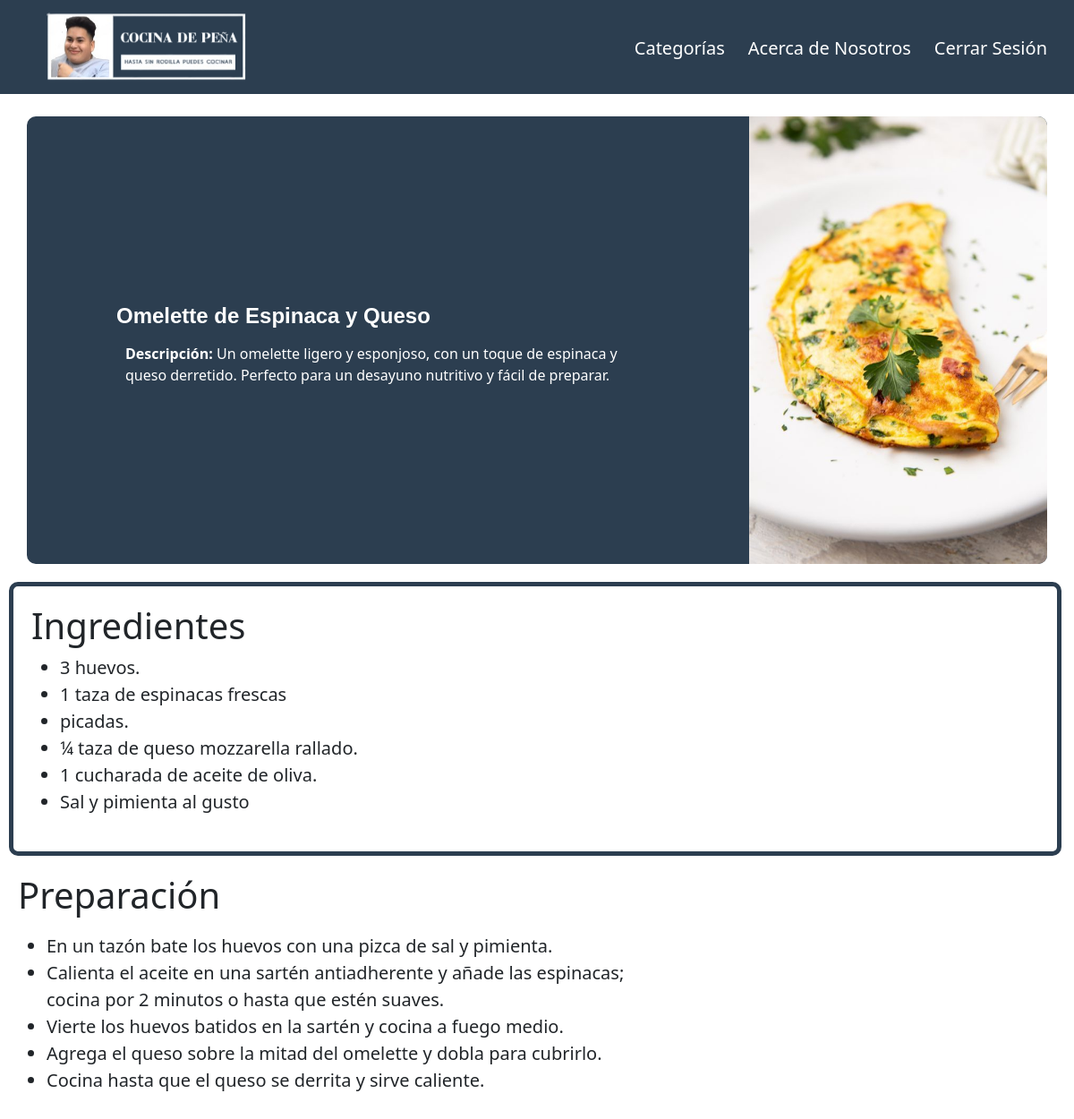
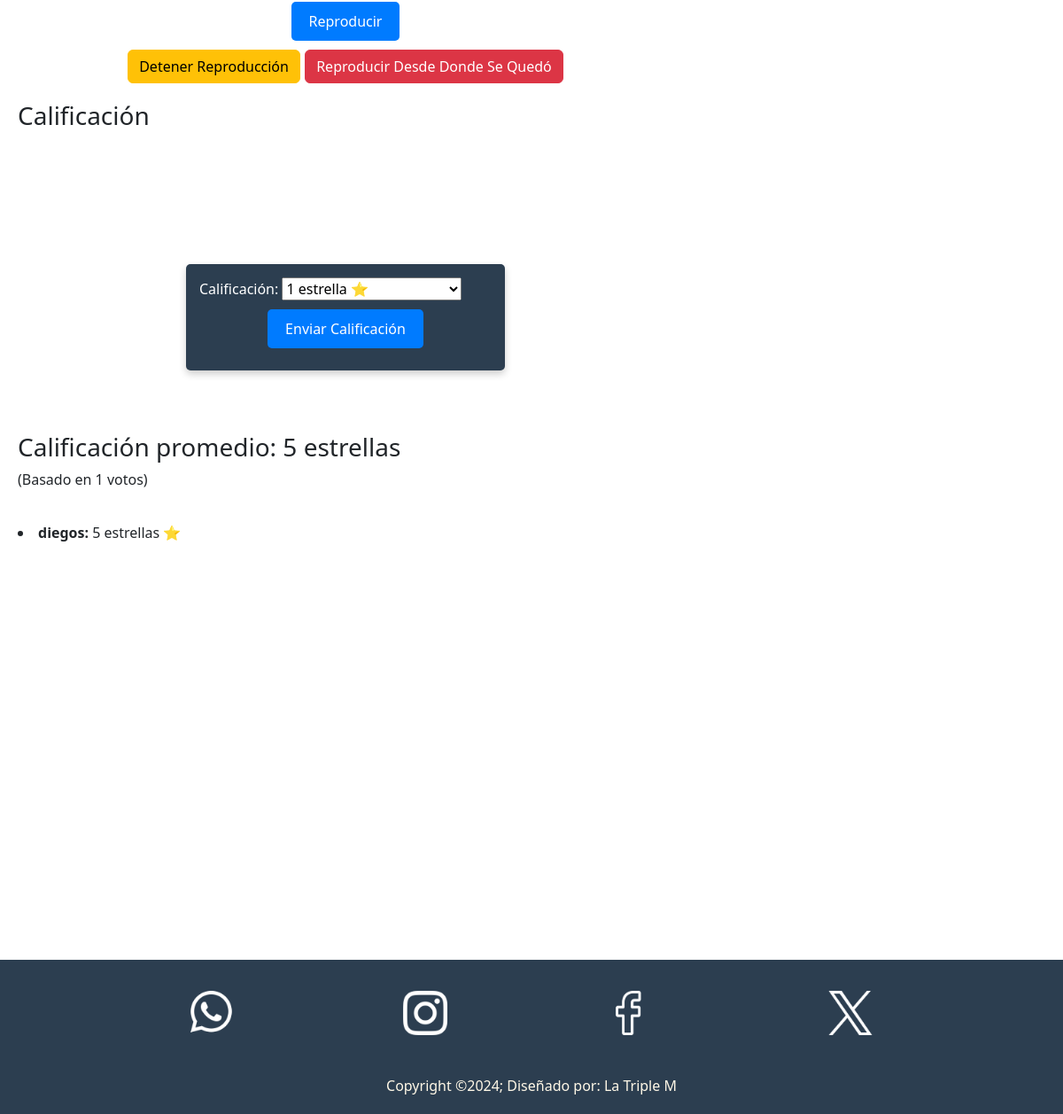
The app's page /receta.php?id=6 (signed in) with its own data (2 pictures, top to bottom).
### tables this page shows
CREATE TABLE `recetas` (
  `id` int(11) NOT NULL,
  `img` varchar(255) NOT NULL,
  `nombre` varchar(100) NOT NULL,
  `micro` varchar(250) NOT NULL,
  `categorias` varchar(255) DEFAULT NULL,
  `preparacion` text NOT NULL,
  `ingredientes` text NOT NULL,
  `calificacion_promedio` float DEFAULT 0,
  `numero_votos` int(11) DEFAULT 0
);

CREATE TABLE `votos` (
  `id` int(11) NOT NULL,
  `id_usuario` varchar(255) NOT NULL,
  `id_receta` int(11) NOT NULL,
  `calificacion` int(1) NOT NULL CHECK (`calificacion` between 1 and 5)
);

CREATE TABLE `usuario` (
  `email` varchar(255) NOT NULL,
  `contraseña` varchar(200) NOT NULL,
  `usuario` varchar(150) DEFAULT NULL
);

### receta.php (the view, shortened to what this page needs)
<?php
$servername = "localhost";
$username = "root";
$password = "";
$dbname = "cocina";
$mysqli = new mysqli($servername, $username, $password, $dbname);
$receta_id = isset($_GET['id']) ? (int)$_GET['id'] : 0;
$sql = "SELECT * FROM recetas WHERE id = ?";
$stmt = $mysqli->prepare($sql);
$stmt->bind_param("i", $receta_id);
$stmt->execute();
$result = $stmt->get_result();
if ($row = $result->fetch_assoc()):
?>
<!DOCTYPE html>
<html lang="en">
<head>
    <link href="https://cdn.jsdelivr.net/npm/bootstrap@5.3.0-alpha1/dist/css/bootstrap.min.css" rel="stylesheet">
    <link rel="stylesheet" href="css/styles.css">
</head>
<body>
    <header>
        <nav class="navbar navbar-expand-lg navbar-dark bg-dark">
            <div class="container-fluid">
                <a class="navbar-brand" href="index.php"><img src="img/logos/10.png" alt="Logo"></a>
                <div class="collapse navbar-collapse" id="navbarNav">
                    <ul class="navbar-nav ms-auto">
                        <li class="nav-item"><a class="nav-link" href="pages/categorias.php">Categorías</a></li>
                        <li class="nav-item"><a class="nav-link" href="pages/nosotros.php">Acerca de Nosotros</a></li>
                        <?php
                        if (!isset($_SESSION['usuario_id'])) {
                            echo '
                            <li class="nav-item">
                                <a class="nav-link" href="paginas php/registro.html">Registrarse</a>
                            </li>
                            <li class="nav-item">
                                <a class="nav-link" href="paginas php/login.html">Iniciar Sesión</a>
                            </li>';
                        } else {
                            echo '
                            <li class="nav-item">
                                <a class="nav-link" href="paginas php/php/logout.php">Cerrar Sesión</a>
                            </li>';
                        }
                        ?>
                    </ul>
                </div>
            </div>
        </nav>
    </header>
    <main>
        <div class="contenedor_receta">
            <div class="texto" id="titulo">
                <h1 class="card-title"><?= htmlspecialchars($row['nombre']) ?></h1>
                <p class="card-text"><strong>Descripción: </strong><?= htmlspecialchars($row['micro']) ?></p>
            </div>
            <?php if (!empty($row['img'])): ?>
                <img src="<?= htmlspecialchars($row['img']) ?>" alt="Imagen de la receta" class="img-fluid">
            <?php else: ?>
                <p>No hay imagen disponible</p>
            <?php endif; ?>
        </div>
        <div class="contenedor_ingredientes" id="ingredientes">
            <h1>Ingredientes</h1>
            <div class="ingredientes">
                <div class="overflow-auto" style="height: 200px;">
                    <ul id="scrollspyHeading1">
                        <?php
                        $ingredientes = explode(',', $row['ingredientes']);
                        foreach ($ingredientes as $ingrediente): ?>
                            <li><?= htmlspecialchars(trim($ingrediente)) ?></li>
                        <?php endforeach; ?>
                    </ul>
                </div>
            </div>
        </div>
        <div class="Contendor_Preparacion" id="preparacion">
            <h1>Preparación</h1>
            <div class="paso_de_preparacion">
                <ul>
                    <?php
                    $preparaciones = explode(',', $row['preparacion']);
                    foreach ($preparaciones as $preparacion): ?>
                        <li><?= htmlspecialchars(trim($preparacion)) ?></li>
                    <?php endforeach; ?>
                </ul>
                <div class="botones">
                    <button type="button" class="btn btn-primary" id="leer">Reproducir</button>
                    <button type="button" class="btn btn-warning" id="detener">Detener Reproducción</button>
                    <button type="button" class="btn btn-danger" id="reproducir">Reproducir Desde Donde Se Quedó</button>
                </div>
            </div>
        <div class="calificacion">
            <h3>Calificación</h3>
            <?php if (isset($_SESSION['usuario_id'])): ?>
                <?php
                $usuario_id = $_SESSION['usuario_id'];
                $check_query = "SELECT calificacion FROM votos WHERE id_usuario = ? AND id_receta = ?";
                $check_stmt = $mysqli->prepare($check_query);
                $check_stmt->bind_param("si", $usuario_id, $receta_id);
                $check_stmt->execute();
                $voto_result = $check_stmt->get_result();
                ?>
                <?php if ($voto_result->num_rows > 0): ?>
                    <p>Ya has calificado esta receta.</p>
                    <form action="paginas php/php/eliminar_voto.php" method="post">
                        <input type="hidden" name="receta_id" value="<?= htmlspecialchars($receta_id) ?>">
                        <input type="hidden" name="usuario_id" value="<?= htmlspecialchars($usuario_id) ?>">
                        <button type="submit" class="btn btn-danger">Eliminar mi voto</button>
                    </form>
                <?php else: ?>
                    <form action="paginas php/php/calificar_receta.php" method="post">
                        <label>
                            Calificación:
                            <select name="calificacion" required>
                                <option value="1">1 estrella ⭐</option>
                            </select>
                        </label>
                        <button type="submit" class="btn btn-primary">Enviar Calificación</button>
                    </form>
                <?php endif; ?>
            <?php else: ?>
                <p>Inicia sesión para calificar esta receta.</p>
                <a href="paginas php/login.html" class="btn btn-secondary">Iniciar Sesión</a>
            <?php endif; ?>
        </div>
        <div class="calificacion_promedio">
            <h3>Calificación promedio: <?= round($row['calificacion_promedio'] ?? 0, 1) ?> estrellas</h3>
            <p>(Basado en <?= $row['numero_votos'] ?? 0 ?> votos)</p>
        </div>
        <?php
$votos_query = "SELECT usuario.usuario AS nombre, votos.calificacion
                FROM votos
                INNER JOIN usuario ON votos.id_usuario = usuario.email
                WHERE votos.id_receta = ?";
$votos_stmt = $mysqli->prepare($votos_query);
$votos_stmt->bind_param("i", $receta_id);
$votos_stmt->execute();
$votos_result = $votos_stmt->get_result();
if ($votos_result->num_rows > 0):
    while ($voto = $votos_result->fetch_assoc()):
        echo "<li><strong>" . htmlspecialchars($voto['nombre']) . ":</strong> "
             . htmlspecialchars($voto['calificacion']) . " estrellas ⭐</li>";
    endwhile;
else:
    echo "<p>Aún no hay votos de otros usuarios.</p>";
endif;
?>
        </div>
    </main>
    <footer>
        <div class="footerContainer">
            <div class="redes">
                <a href=""><img src="img/iconos/whatsapp-f.png" alt=""></a>
                <a href=""><img src="img/iconos/instagram-f.png" alt=""></a>
                <a href=""><img src="img/iconos/facebook-f.png" alt=""></a>
                <a href=""><img src="img/iconos/x-f.png" alt=""></a>
            </div>
            <p>Copyright &copy;2024; Diseñado por: La Triple M</p>
        </div>
    </footer>
</body>
</html>
<?php
else:
    echo "<p>Receta no encontrada.</p>";
endif;
?>

### css/styles.css (style rules this page uses)
.nav-link, .dropdown-item { color: white !important; font-size: 20px; margin-top: 5px; padding-bottom: 10px; transition: transform 0.5s, filter 0.5s, border-bottom 0.5s; margin-right: 10px; }
.navbar { position: fixed; top: 0; left: 0; width: 100%; z-index: 1000; background-color: #2C3E50 !important; }
.container-fluid a img { width: 300px; margin-left: 2px; cursor: pointer; transition: transform 0.8s; border: none; }
.card-title { font-size: 1.5rem; margin: 10px 0; font-weight: bold; text-align: center; }
.card-text { font-size: 1rem; margin: 5px 10px; text-align: center; }
.btn-primary { display: block; width: fit-content; margin: 10px auto; padding: 10px 20px; font-size: 1rem; background-color: #007bff; color: white; border: none; border-radius: 5px; text-align: center; text-decoration: none; cursor: pointer; }
footer { margin-top: 50px; background-color: #2C3E50; color: #FFF8E7; padding: 10px 0; }
.footerContainer { width: 100%; max-width: 1200px; margin: 0 auto; padding: 10px; }
.redes { display: flex; justify-content: center; flex-wrap: wrap; margin-top: 10px; }
.redes a { margin: 5px; }
.redes a img { width: 50px; transition: 0.2s; margin: 0px 90px auto; }
footer p { margin: 40px 0px auto; text-align: center; }
.contenedor_receta { margin-top: 290px; background-color: #2C3E50; border-radius: 10px; margin: 130px auto; width: 95%; height: 500px; display: flex; justify-content: space-between; align-items: center; box-sizing: border-box; }
.contenedor_receta h1, .contenedor_receta h2 { color: white; font-family: 'Franklin Gothic Medium', 'Arial Narrow', Arial, sans-serif; text-align: left; }
.texto { display: flex; flex-direction: column; padding: 100px; margin-right: auto; }
.texto .card-text { color: white; text-align: left; }
.contenedor_receta img { height: 100%; border-top-right-radius: 10px; border-bottom-right-radius: 10px; object-fit: cover; }
.Contendor_Preparacion { width: 65%; height: auto; display: flex; flex-direction: column; gap: 20px; padding: 20px; margin-bottom: 450px; }
.paso_de_preparacion { margin-top: -10px; font-size: 20px; }
.contenedor_ingredientes { border: 5px solid #2C3E50; border-radius: 10px; margin: -110px 10px auto; width: 98%; height: auto; display: flex; flex-direction: column; gap: 20px; padding: 20px; }
.contenedor_ingredientes li { font-size: 20px; }
.ingredientes { align-items: center; margin-top: -20px; }
.overflow-auto { padding-bottom: 40px; padding-right: 10px; }
.botones { text-align: center; margin-top: 30px; }
form { background-color: #2C3E50; padding: 15px; border-radius: 5px; width: 360px; margin: 150px auto; color: white; margin-bottom: 50px; box-shadow: 0 4px 8px rgba(0, 0, 0, 0.2); filter: drop-shadow(-1px 1px 5px rgb(255, 255, 255)); }
label { display: block; margin-bottom: 5px; text-align: left; color: white; }

### records on screen
recetas: nombre "Omelette de Espinaca y Queso", micro "Un omelette ligero y esponjoso, con un toque de espinaca y queso derretido. Perfecto para un desayuno nutritivo y fácil de preparar.", img (picture), ingredientes "3 huevos.", ingredientes "1 taza de espinacas frescas", ingredientes "picadas.", ingredientes "¼ taza de queso mozzarella rallado.", ingredientes "1 cucharada de aceite de oliva.", ingredientes "Sal y pimienta al gusto", preparacion "En un tazón bate los huevos con una pizca de sal y pimienta.", preparacion "Calienta el aceite en una sartén antiadherente y añade las espinacas; cocina por 2 minutos o hasta que estén suaves.", preparacion "Vierte los huevos batidos en la sartén y cocina a fuego medio.", preparacion "Agrega el queso sobre la mitad del omelette y dobla para cubrirlo.", preparacion "Cocina hasta que el queso se derrita y sirve caliente.", calificacion_promedio "5", numero_votos "1"
votos: id_usuario.usuario "diegos", calificacion "5"
